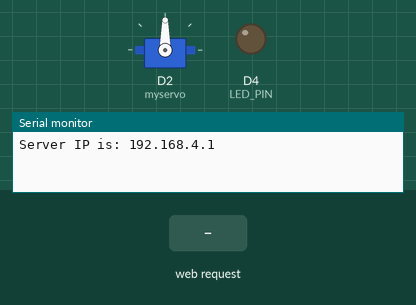
This sketch was run on a simulated ESP8266 (NodeMCU). Shown: servo, output pins drawn as LEDs (lit = HIGH), the last lines printed to the serial monitor. The test bench sets the inputs (shaded band).

Above: at 1.2 s.
1.3 s: HTTP request GET /OFF received
At 1.45 s:
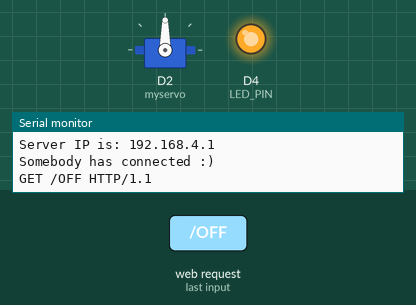
4.3 s: HTTP request GET /ON received
At 6.8 s:
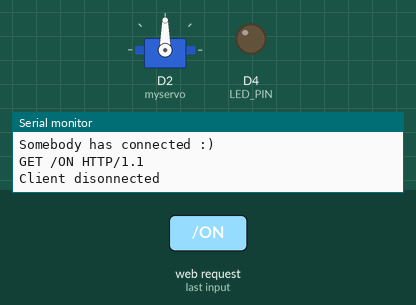
Timing chart, 0 to 8.3 s (numbered marks = the images above; inputs shaded):
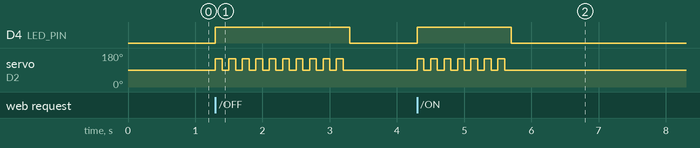

The sketch:

Servo_Motor.ino
```cpp
#include <ESP8266WiFi.h>
#include <Servo.h>

Servo myservo;
const short int LED_PIN = D4;//GPIO16
const short int SERVO_PIN = D2;
WiFiServer server(80); //Initialize the server on Port 80

void make_song(int d)
{
  myservo.write(150);
  delay(d);
  myservo.write(90);
  delay(d);
}

void setup()
{
  WiFi.mode(WIFI_AP); //Our ESP8266-12E is an AccessPoint
  WiFi.softAP("Nestor", "604294492"); // Provide the (SSID, password); .
  server.begin(); // Start the HTTP Server
         //Looking under the hood
         Serial.begin(115200);
         IPAddress HTTPS_ServerIP= WiFi.softAPIP(); // Obtain the IP of the Server
         Serial.print("Server IP is: "); // Print the IP to the monitor window
         Serial.println(HTTPS_ServerIP);
         pinMode(LED_PIN, OUTPUT); //GPIO16 is an OUTPUT pin;
         digitalWrite(LED_PIN, LOW); //Initial state is ON
         myservo.attach(D2);
}

void loop()
{
         WiFiClient client = server.available();
         if (!client) {
               return; }
         //Looking under the hood
         Serial.println("Somebody has connected :)");
         //Read what the browser has sent into a String class

      //and print the request to the monitor
         String request = client.readStringUntil('\r');
         //Looking under the hood
         Serial.println(request);
         // Handle the Request
         if (request.indexOf("/OFF") != -1)
         {
           digitalWrite(LED_PIN, HIGH);
            make_song(100);
            make_song(100);
            make_song(100);
            make_song(100);
            make_song(100);
            make_song(100);
            make_song(100);
            make_song(100);
            make_song(100);
            make_song(100);
            digitalWrite(LED_PIN, LOW);
         }
         else if (request.indexOf("/ON") != -1){
            digitalWrite(LED_PIN, HIGH);
            make_song(100);
            make_song(100);
            make_song(100);
            make_song(100);
            make_song(100);
            make_song(100);
            make_song(100);
           digitalWrite(LED_PIN, LOW);
         }
         // Prepare the HTML document to respond and add buttons:
         String s = "HTTP/1.1 200 OK\r\n";
         s += "Content-Type: text/html\r\n\r\n";
         s += "<!DOCTYPE HTML>\r\n<html>\r\n";
         s += "<br><input type=\"button\" name=\"b1\" value=\"Play 1\"";
         s += " onclick=\"location.href='/ON'\">";
         s += "<br><br><br>";
         s += "<br><input type=\"button\" name=\"b1\" value=\"Play 2\"";
         s += " onclick=\"location.href='/OFF'\">";
         s += "</html>\n";
         //Serve the HTML document to the browser.
         client.flush(); //clear previous info in the stream
         client.print(s); // Send the response to the client
         delay(1);
         Serial.println("Client disonnected"); //Looking under the hood
}
```

Measured:
- after the input at 1.3 s, D4 (LED_PIN): LOW → HIGH at once, → LOW 2.0 s later; servo on D2 (myservo): alternates 150° for 0.10 s and 90° for 0.10 s, 20 changes in all, then stays 90°, starting at once
- after the input at 4.3 s, D4 (LED_PIN): LOW → HIGH at once, → LOW 1.4 s later; servo on D2 (myservo): alternates 150° for 0.10 s and 90° for 0.10 s, 14 changes in all, then stays 90°, starting at once
